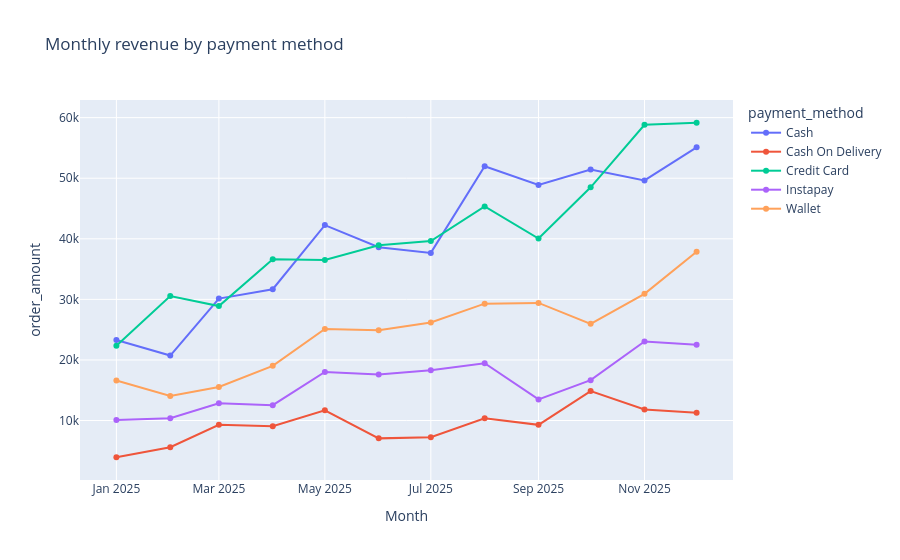

The notebook cell saved with this chart:
### Markdown cell above
### **Question 14.** How did monthly revenue evolve for each payment method?

### Code cell
monthly_payment = (
    df.assign(Month=df["order_datetime"].dt.to_period("M").astype(str))
      .groupby(["Month", "payment_method"], as_index=False)["order_amount"]
      .sum()
)

fig = px.line(
    monthly_payment,
    x="Month",
    y="order_amount",
    color="payment_method",
    markers=True,
    title="Monthly revenue by payment method"
)

fig.show()

### Figure 1 — Plotly figure (JSON) as saved in the notebook; plotly's stock layout.template omitted (floating-point values rounded to 4 significant figures)
{"data": [{"hovertemplate": "payment_method=Cash<br>Month=%{x}<br>order_amount=%{y}<extra></extra>", "legendgroup": "Cash", "line": {"color": "#636efa", "dash": "solid"}, "marker": {"symbol": "circle"}, "mode": "lines+markers", "name": "Cash", "orientation": "v", "showlegend": true, "type": "scatter", "x": ["2025-01", "2025-02", "2025-03", "2025-04", "2025-05", "2025-06", "2025-07", "2025-08", "2025-09", "2025-10", "2025-11", "2025-12"], "xaxis": "x", "y": [23300.0, 20720.0, 30130.0, 31670.0, 42260.0, 38610.0, 37670.0, 51980.0, 48880.0, 51420.0, 49630.0, 55090.0], "yaxis": "y"}, {"hovertemplate": "payment_method=Cash On Delivery<br>Month=%{x}<br>order_amount=%{y}<extra></extra>", "legendgroup": "Cash On Delivery", "line": {"color": "#EF553B", "dash": "solid"}, "marker": {"symbol": "circle"}, "mode": "lines+markers", "name": "Cash On Delivery", "orientation": "v", "showlegend": true, "type": "scatter", "x": ["2025-01", "2025-02", "2025-03", "2025-04", "2025-05", "2025-06", "2025-07", "2025-08", "2025-09", "2025-10", "2025-11", "2025-12"], "xaxis": "x", "y": [3935.0, 5598.0, 9286.0, 9049.0, 11690.0, 7051.0, 7243.0, 10370.0, 9282.0, 14860.0, 11830.0, 11300.0], "yaxis": "y"}, {"hovertemplate": "payment_method=Credit Card<br>Month=%{x}<br>order_amount=%{y}<extra></extra>", "legendgroup": "Credit Card", "line": {"color": "#00cc96", "dash": "solid"}, "marker": {"symbol": "circle"}, "mode": "lines+markers", "name": "Credit Card", "orientation": "v", "showlegend": true, "type": "scatter", "x": ["2025-01", "2025-02", "2025-03", "2025-04", "2025-05", "2025-06", "2025-07", "2025-08", "2025-09", "2025-10", "2025-11", "2025-12"], "xaxis": "x", "y": [22330.0, 30540.0, 28890.0, 36620.0, 36510.0, 38930.0, 39630.0, 45350.0, 40040.0, 48500.0, 58820.0, 59160.0], "yaxis": "y"}, {"hovertemplate": "payment_method=Instapay<br>Month=%{x}<br>order_amount=%{y}<extra></extra>", "legendgroup": "Instapay", "line": {"color": "#ab63fa", "dash": "solid"}, "marker": {"symbol": "circle"}, "mode": "lines+markers", "name": "Instapay", "orientation": "v", "showlegend": true, "type": "scatter", "x": ["2025-01", "2025-02", "2025-03", "2025-04", "2025-05", "2025-06", "2025-07", "2025-08", "2025-09", "2025-10", "2025-11", "2025-12"], "xaxis": "x", "y": [10090.0, 10390.0, 12850.0, 12530.0, 18030.0, 17610.0, 18310.0, 19470.0, 13480.0, 16660.0, 23040.0, 22520.0], "yaxis": "y"}, {"hovertemplate": "payment_method=Wallet<br>Month=%{x}<br>order_amount=%{y}<extra></extra>", "legendgroup": "Wallet", "line": {"color": "#FFA15A", "dash": "solid"}, "marker": {"symbol": "circle"}, "mode": "lines+markers", "name": "Wallet", "orientation": "v", "showlegend": true, "type": "scatter", "x": ["2025-01", "2025-02", "2025-03", "2025-04", "2025-05", "2025-06", "2025-07", "2025-08", "2025-09", "2025-10", "2025-11", "2025-12"], "xaxis": "x", "y": [16590.0, 14040.0, 15530.0, 19020.0, 25110.0, 24880.0, 26190.0, 29300.0, 29420.0, 25960.0, 30920.0, 37870.0], "yaxis": "y"}], "layout": {"legend": {"title": {"text": "payment_method"}, "tracegroupgap": 0}, "title": {"text": "Monthly revenue by payment method"}, "xaxis": {"anchor": "y", "domain": [0, 1], "title": {"text": "Month"}}, "yaxis": {"anchor": "x", "domain": [0, 1], "title": {"text": "order_amount"}}}}
